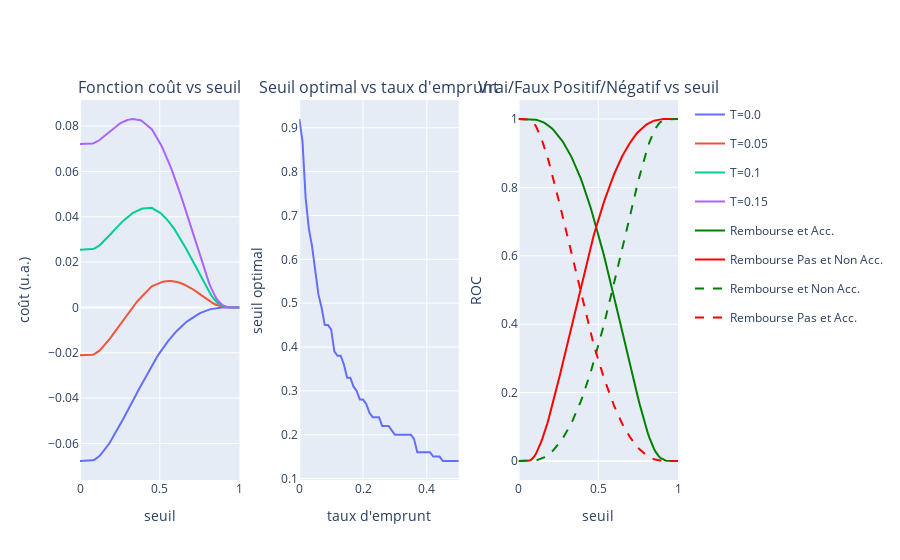

Notebook source saved alongside this figure:
### Code cell
fig = make_subplots(rows=1, cols=3, horizontal_spacing=0.1, subplot_titles=("Fonction coût vs seuil","Seuil optimal vs taux d'emprunt", "Vrai/Faux Positif/Négatif vs seuil"))

trace1 = px.line(exp_cost_func[exp_cost_func.loan_rate.isin([0,0.05,0.10,0.15])],
    y='cost', x='trigger',
    color = 'loan_rate').data
for t in trace1 :
    t.name = ('T=%s' %(t.name))
[fig.add_trace(t, row=1, col=1) for t in trace1]
fig.update_xaxes(title_text="seuil", row=1, col=1)
fig.update_yaxes(title_text="coût (u.a.)", row=1, col=1)

trace = px.line(optimized_triggers,
    y='opt_trigger', x='loan_rate').data
fig.add_trace(trace[0], row=1, col=2)  
fig.update_xaxes(title_text="taux d'emprunt", row=1, col=2)
fig.update_yaxes(title_text="seuil optimal", row=1, col=2)


trace = px.line(data_TF_PN,
    y='value', x='trigger', color='type', color_discrete_sequence=['green', 'red','green', 'red']).data
trace[-2]['line']['dash'] = 'dash'
trace[-1]['line']['dash'] = 'dash'
[fig.add_trace(t, row=1, col=3) for t in trace]

fig.update_xaxes(title_text="seuil", row=1, col=3)
fig.update_yaxes(title_text="ROC", row=1, col=3)


fig
